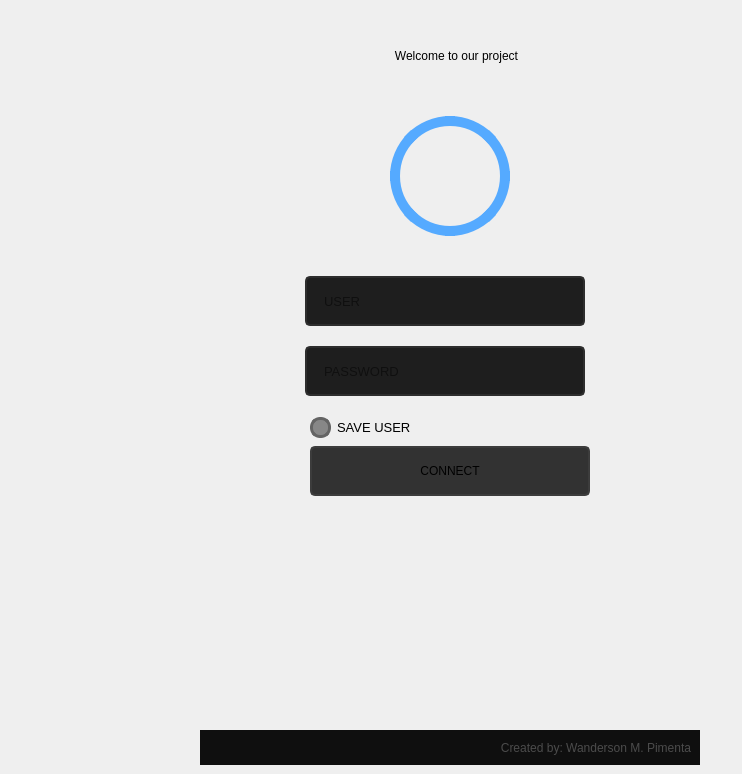
                  <widget class="QWidget" name="login">
                   <widget class="QFrame" name="bottom">
                    <property name="geometry">
                     <rect>
                      <x>200</x>
                      <y>730</y>
                      <width>500</width>
                      <height>35</height>
                     </rect>
                    </property>
                    <property name="maximumSize">
                     <size>
                      <width>16777215</width>
                      <height>35</height>
                     </size>
                    </property>
                    <property name="styleSheet">
                     <string notr="true">background-color: rgb(15, 15, 15)</string>
                    </property>
                    <property name="frameShape">
                     <enum>QFrame::NoFrame</enum>
                    </property>
                    <property name="frameShadow">
                     <enum>QFrame::Raised</enum>
                    </property>
                    <layout class="QVBoxLayout" name="verticalLayout_6">
                     <item>
                      <widget class="QLabel" name="label_credits_2">
                       <property name="font">
                        <font>
                         <family>Segoe UI</family>
                        </font>
                       </property>
                       <property name="styleSheet">
                        <string notr="true">color: rgb(75, 75, 75);</string>
                       </property>
                       <property name="text">
                        <string>Created by: Wanderson M. Pimenta</string>
                       </property>
                       <property name="alignment">
                        <set>Qt::AlignRight|Qt::AlignTrailing|Qt::AlignVCenter</set>
                       </property>
                      </widget>
                     </item>
                    </layout>
                   </widget>
                   <widget class="QFrame" name="content">
                    <property name="geometry">
                     <rect>
                      <x>200</x>
                      <y>32</y>
                      <width>500</width>
                      <height>698</height>
                     </rect>
                    </property>
                    <property name="styleSheet">
                     <string notr="true"/>
                    </property>
                    <property name="frameShape">
                     <enum>QFrame::NoFrame</enum>
                    </property>
                    <property name="frameShadow">
                     <enum>QFrame::Raised</enum>
                    </property>
                    <layout class="QHBoxLayout" name="horizontalLayout_9">
                     <item>
                      <widget class="QFrame" name="login_area">
                       <property name="maximumSize">
                        <size>
                         <width>450</width>
                         <height>550</height>
                        </size>
                       </property>
                       <property name="styleSheet">
                        <string notr="true">border-radius: 10px;</string>
                       </property>
                       <property name="frameShape">
                        <enum>QFrame::NoFrame</enum>
                       </property>
                       <property name="frameShadow">
                        <enum>QFrame::Raised</enum>
                       </property>
                       <widget class="QFrame" name="avatar">
                        <property name="geometry">
                         <rect>
                          <x>165</x>
                          <y>10</y>
                          <width>120</width>
                          <height>120</height>
                         </rect>
                        </property>
                        <property name="styleSheet">
                         <string notr="true">QFrame {
	background-image: url(:/Avatar/Images/avatar.png);
	border-radius: 60px;
	border: 10px solid rgb(85, 170, 255);
	background-position: center;
}
QFrame:hover {
	border: 10px solid rgb(85, 170, 255);
}

</string>
                        </property>
                        <property name="frameShape">
                         <enum>QFrame::StyledPanel</enum>
                        </property>
                        <property name="frameShadow">
                         <enum>QFrame::Raised</enum>
                        </property>
                       </widget>
                       <widget class="QLineEdit" name="lineEdit_user">
                        <property name="geometry">
                         <rect>
                          <x>80</x>
                          <y>170</y>
                          <width>280</width>
                          <height>50</height>
                         </rect>
                        </property>
                        <property name="font">
                         <font>
                          <family>Segoe UI</family>
                          <pointsize>10</pointsize>
                         </font>
                        </property>
                        <property name="styleSheet">
                         <string notr="true">QLineEdit {
	border: 2px solid rgb(45, 45, 45);
	border-radius: 5px;
	padding: 15px;
	background-color: rgb(30, 30, 30);	
	font-color: rgb(100, 100, 100);
}
QLineEdit:hover {
	border: 2px solid rgb(55, 55, 55);
}
QLineEdit:focus {
	border: 2px solid rgb(85, 170, 255);
	color: rgb(200, 200, 200);
}</string>
                        </property>
                        <property name="maxLength">
                         <number>32</number>
                        </property>
                        <property name="placeholderText">
                         <string>USER</string>
                        </property>
                       </widget>
                       <widget class="QLineEdit" name="lineEdit_password">
                        <property name="geometry">
                         <rect>
                          <x>80</x>
                          <y>240</y>
                          <width>280</width>
                          <height>50</height>
                         </rect>
                        </property>
                        <property name="font">
                         <font>
                          <family>Segoe UI</family>
                          <pointsize>10</pointsize>
                         </font>
                        </property>
                        <property name="styleSheet">
                         <string notr="true">QLineEdit {
	border: 2px solid rgb(45, 45, 45);
	border-radius: 5px;
	padding: 15px;
	background-color: rgb(30, 30, 30);	
	font-color: rgb(100, 100, 100);
}
QLineEdit:hover {
	border: 2px solid rgb(55, 55, 55);
}
QLineEdit:focus {
	border: 2px solid rgb(85, 170, 255);	
	color: rgb(200, 200, 200);
}</string>
                        </property>
                        <property name="maxLength">
                         <number>16</number>
                        </property>
                        <property name="echoMode">
                         <enum>QLineEdit::Password</enum>
                        </property>
                        <property name="placeholderText">
                         <string>PASSWORD</string>
                        </property>
                       </widget>
                       <widget class="QCheckBox" name="checkBox_save_user">
                        <property name="geometry">
                         <rect>
                          <x>85</x>
                          <y>310</y>
                          <width>281</width>
                          <height>22</height>
                         </rect>
                        </property>
                        <property name="font">
                         <font>
                          <family>Segoe UI</family>
                          <pointsize>10</pointsize>
                         </font>
                        </property>
                        <property name="styleSheet">
                         <string notr="true">QCheckBox::indicator {
	border: 3px solid rgb(100, 100, 100);
	width: 15px;
	height: 15px;
	border-radius: 10px;	
	background-color: rgb(135, 135, 135);
}
QCheckBox::indicator:checked {
	border: 3px solid rgb(85, 170, 255);
	background-color: rgb(85, 170, 255);
}</string>
                        </property>
                        <property name="text">
                         <string>SAVE USER</string>
                        </property>
                       </widget>
                       <widget class="QPushButton" name="pushButton_login">
                        <property name="geometry">
                         <rect>
                          <x>85</x>
                          <y>340</y>
                          <width>280</width>
                          <height>50</height>
                         </rect>
                        </property>
                        <property name="styleSheet">
                         <string notr="true">QPushButton {	
	background-color: rgb(50, 50, 50);
	border: 2px solid rgb(60, 60, 60);
	border-radius: 5px;
}
QPushButton:hover {	
	background-color: rgb(60, 60, 60);
	border: 2px solid rgb(70, 70, 70);
}
QPushButton:pressed {	
	background-color:rgb(85, 170, 255);
	border: 2px solid rgb(85, 170, 255);
	color: rgb(35, 35, 35);
}</string>
                        </property>
                        <property name="text">
                         <string>CONNECT</string>
                        </property>
                       </widget>
                      </widget>
                     </item>
                    </layout>
                   </widget>
                   <widget class="QFrame" name="top_bar">
                    <property name="geometry">
                     <rect>
                      <x>200</x>
                      <y>-3</y>
                      <width>500</width>
                      <height>35</height>
                     </rect>
                    </property>
                    <property name="maximumSize">
                     <size>
                      <width>16777215</width>
                      <height>35</height>
                     </size>
                    </property>
                    <property name="styleSheet">
                     <string notr="true"/>
                    </property>
                    <property name="frameShape">
                     <enum>QFrame::NoFrame</enum>
                    </property>
                    <property name="frameShadow">
                     <enum>QFrame::Raised</enum>
                    </property>
                    <layout class="QHBoxLayout" name="horizontalLayout_11">
                     <property name="spacing">
                      <number>0</number>
                     </property>
                     <property name="leftMargin">
                      <number>0</number>
                     </property>
                     <property name="topMargin">
                      <number>5</number>
                     </property>
                     <property name="rightMargin">
                      <number>0</number>
                     </property>
                     <property name="bottomMargin">
                      <number>0</number>
                     </property>
                    </layout>
                   </widget>
                   <widget class="QLabel" name="label_26">
                    <property name="geometry">
                     <rect>
                      <x>180</x>
                      <y>20</y>
                      <width>553</width>
                      <height>71</height>
                     </rect>
                    </property>
                    <property name="styleSheet">
                     <string notr="true">font: 40pt &quot;Segoe UI&quot;;
</string>
                    </property>
                    <property name="text">
                     <string>Welcome to our project</string>
                    </property>
                    <property name="alignment">
                     <set>Qt::AlignCenter</set>
                    </property>
                   </widget>
                  </widget>
